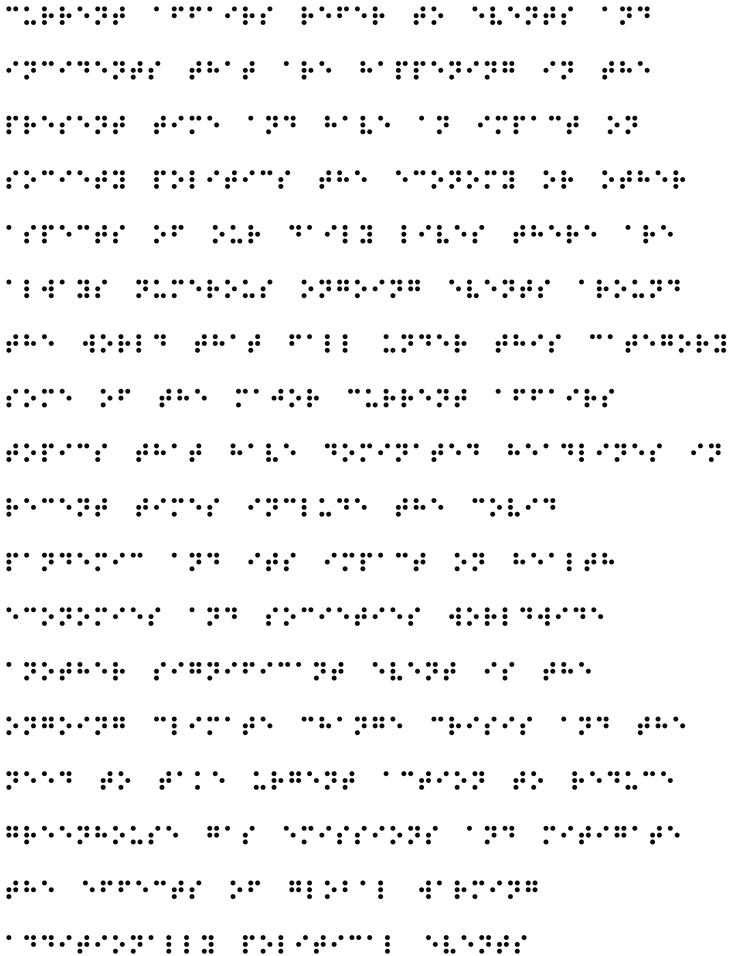
#> input picture Braille/Braille.png, 738 x 956 px, shrunk from 2700 x 3500 before the run
$ python BraileDecryption.py
#> lines starting #> are read from the running program, lines starting #| are printed output that depends on the picture; after the words box and inside, x2 and y2 are one past the last pixel; in counts of white or black regions, pixels touching at a corner belong together
### Braille/Connected_Component_Analysis.py
import numpy as np
import cv2


def connectivity(image):

    cv2.imshow('Segment', image)
    cv2.waitKey()
    # Define Equivalency Dictionary
    equiv_dict = {}
    # Initialize the label counter
    label_count = 1
    # Create a Label Matrix of the same size as the Threshold Image
    labels = np.zeros_like(image, dtype=np.uint32)

    # FIRST PASS: Label the Pixels in Vset with a Temporary Label
    for i in range(image.shape[0]):
        for j in range(image.shape[1]):

            if image[i][j] == 0:
                continue

            # List of Neighbours
            neighbors = []

            # Left Neighbour
            if j > 0:
                neighbors.append(labels[i][j - 1]) if labels[i][j - 1] > 0 else None
            # Top Neighbour
            if i > 0:
                neighbors.append(labels[i - 1][j]) if labels[i - 1][j] > 0 else None
            # Top Left Neighbour
            if i > 0 and j > 0:
                neighbors.append(labels[i - 1][j - 1]) if labels[i - 1][j - 1] > 0 else None
            # Top Right Neighbour
            if i > 0 and j < image.shape[1] - 1:
                neighbors.append(labels[i - 1][j + 1]) if labels[i - 1][j + 1] > 0 else None

            # If NO neighbors have labels, Assign a New label and Add it to the Equivalency Dictionary
            if len(set(neighbors)) == 0:
                labels[i][j] = label_count
                equiv_dict[label_count] = {label_count}
                label_count += 1

            # If there is ONLY ONE Neighbor with a label, Assign that label to the Current Pixel
            elif len(set(neighbors)) == 1:
                labels[i][j] = neighbors[0]

            # If there are MULTIPLE Neighbors with Distinct labels, Assign the Minimum label to the Current Pixel
            else:
                min_label = min(set(neighbors))
                labels[i][j] = min_label

                # Update the Equivalency Dictionary with the new mapping
                for el in set(neighbors):
                    if el != min_label:
                        equiv_dict.setdefault(min_label, set()).add(el)
                        equiv_dict.setdefault(el, set()).add(min_label)

    # SECOND PASS: Re-Label the Connected Components using the Equivalency Dictionary
    unique_labels = np.unique(labels)
    for label in unique_labels[1:]:
        # Find the Representative Label for this Connected Component
        rep = label
        while True:
            if min(equiv_dict[rep]) < rep:
                rep = min(equiv_dict[rep])
            else:
                break

        # Assign the Representative Label to ALL Pixels in the Connected Component
        labels[labels == label] = rep

    return labels


def calculate_centroid(img):
    # Calculate the Moments of the Image
    m00 = np.sum(img)
    m10 = np.sum(np.multiply(img, np.arange(img.shape[1]).reshape((1, -1))))
    m01 = np.sum(np.multiply(img, np.arange(img.shape[0]).reshape((-1, 1))))

    # Calculate the Centroid Coordinates
    if m00 != 0:
        x = int(m10 / m00)
        y = int(m01 / m00)
        return y, x
    else:
        return None

### Braille/Grouping.py
from math import dist
import math


def min_distance(arr):
    """Calculate Minimum - Vertical / Horizontal / Diagonal - Distances between Pixels"""
    min_horizontal = float('inf')
    min_vertical = float('inf')
    min_diagonal = float('inf')

    for i in range(len(arr)):
        for j in range(i + 1, len(arr)):
            # Horizontal distance
            if arr[i][0] == arr[j][0]:
                distance = abs(arr[i][1] - arr[j][1])
                min_horizontal = min(min_horizontal, distance)

            # Vertical distance
            elif arr[i][1] == arr[j][1]:
                distance = abs(arr[i][0] - arr[j][0])
                min_vertical = min(min_vertical, distance)

            # Diagonal distance
            elif abs(arr[i][0] - arr[j][0]) == abs(arr[i][1] - arr[j][1]):
                distance = dist(arr[i], arr[j])
                min_diagonal = min(min_diagonal, distance)

    max_vertical = min_vertical * 2
    max_diagonal = math.sqrt(max_vertical ** 2 + min_vertical ** 2)
    return min_horizontal, min_vertical, min_diagonal, max_vertical, max_diagonal


def row_wise(arr: list[tuple[int, int]]):
    """Grouping the Dots for Every 3 Rows (Makes a Line of Braille Code)"""
    lines = []
    count = 1
    prev = arr[0][0]
    start = 0
    for i in range(len(arr)):
        if arr[i][0] > prev:
            count += 1
            prev = arr[i][0]
        if count > 3:
            group = arr[start:i]
            lines.append(group)
            count = 1
            start = i
            prev = arr[i][0]
        if i == len(arr) - 1:
            group = arr[start:i+1]
            lines.append(group)

    return lines


def column_wise(arr: list[tuple[int, int]]):
    """Grouping the Lines for Every 2 Adjacent Columns (Makes a Character of Braille Code)"""
    min_hor, min_ver, min_dia, max_ver, max_dia = min_distance(arr)
    groups = {}
    # Compare ALL Tuples
    for i in range(len(arr)):
        for j in range(i + 1, len(arr)):
            # Chessboard Distance Between 2 points
            distance = math.sqrt((arr[j][0] - arr[i][0]) ** 2 + (arr[j][1] - arr[i][1]) ** 2)
            if i not in groups and arr[i] != (0, 0):
                groups[i] = set()
                groups[i].add(arr[i])
            # If Distance Satisfies the Criteria to be in the same 3x2 Matrix
            if distance == min_ver or distance == max_ver or distance == min_dia or distance == max_dia:
                if j not in groups[i]:
                    groups[i].add(arr[j])
                    arr[j] = (0, 0)

    return groups


def find_char(s: set, min_ver: float, min_dia: float, max_ver: float, max_dia: float):
    """Find the English Alphabet Corresponding to Each Group"""
    if len(s) == 1:
        return 'a'

    if len(s) == 2:
        sec = s.pop()
        fir = s.pop()
        if dist(fir, sec) == min_ver:
            return 'c' if fir[0] == sec[0] else 'b'
        if dist(fir, sec) == min_dia:
            return 'e' if (fir[0] > sec[0] and fir[1] > sec[1]) or (fir[0] < sec[0] and fir[1] < sec[1]) else 'i'

        return 'k'

    if len(s) == 3:
        thi = s.pop()
        sec = s.pop()
        fir = s.pop()
        if fir[1] == sec[1] == thi[1]:
            return 'l'
        if dist(fir, sec) == min_ver and dist(fir, thi) == min_dia:
            if sec[1] == thi[1]:
                return 'd'
            elif fir[1] == sec[1]:
                return 'h'
        if dist(fir, sec) == dist(fir, thi) == min_ver:
            return 'f'
        if dist(fir, sec) == min_dia and dist(fir, thi) == min_ver:
            return 'j'
        if dist(fir, sec) == min_ver and dist(fir, thi) == max_ver:
            return 'm'
        if dist(fir, sec) == min_dia and dist(fir, thi) == max_ver:
            return 'o'
        if dist(fir, sec) == min_dia and dist(fir, thi) == max_dia:
            return 's'
        if dist(fir, sec) == max_ver and dist(fir, thi) == max_dia:
            return 'u'

    if len(s) == 4:
        fou = s.pop()
        thi = s.pop()
        sec = s.pop()
        fir = s.pop()
        if fir[1] == thi[1] and sec[1] == fou[1]:
            if dist(fir, thi) == dist(sec, fou) == min_ver:
                if sec[0] == thi[0]:
                    return 't'
                else:
                    return 'g'
            elif dist(fir, thi) == dist(sec, fou) == max_ver:
                return 'x'
        if fir[1] == fou[1] and sec[1] == thi[1] and dist(fir, sec) == min_ver and dist(thi, fou) == min_dia:
            return 'n'
        if fir[1] == thi[1] == fou[1]:
            if dist(fir, sec) == min_ver:
                return 'p'
            elif dist(fir, sec) == min_dia:
                return 'w'
        if fir[1] == sec[1] == fou[1]:
            return 'r'
        if fir[1] == sec[1] == thi[1]:
            return 'v'

        return 'z'

    if len(s) == 5:
        fif = s.pop()
        fou = s.pop()
        thi = s.pop()
        sec = s.pop()
        fir = s.pop()
        if sec[1] == thi[1] == fif[1]:
            return 'y'
        elif fir[1] == thi[1] == fif[1]:
            return 'q'

    return '-'

### Braille/BraileDecryption.py
import numpy as np
import cv2
import Connected_Component_Analysis
import Grouping

# Read the Image in Grayscale Format
image = cv2.imread('Braille.png', cv2.IMREAD_GRAYSCALE)
#> image is the input picture: shape (956, 738); min 0, max 255, mean 244.5
print('\nImage Resolution:', image.shape)
#| Image Resolution: (956, 738)
# Display the Image
cv2.imshow('Braille', image)
cv2.waitKey()

# Find the Maximum & Minimum Pixel Values
max_val = np.max(image)
#> max_val = 255
min_val = np.min(image)
#> min_val = 0
print('Minimum Pixel Value:', min_val)
#| Minimum Pixel Value: 0
print('Maximum Pixel Value:', max_val)
#| Maximum Pixel Value: 255
# Set a Threshold Value
threshold = ((max_val - min_val) // 2) + 10
#> threshold = 137
print('Threshold Value:', threshold)
#| Threshold Value: 137
# Set Vset as the Maximum Value
vset = max_val
#> vset = 255

# Set a Binary Value for the Image
binary = np.zeros_like(image)
binary[image < threshold] = vset
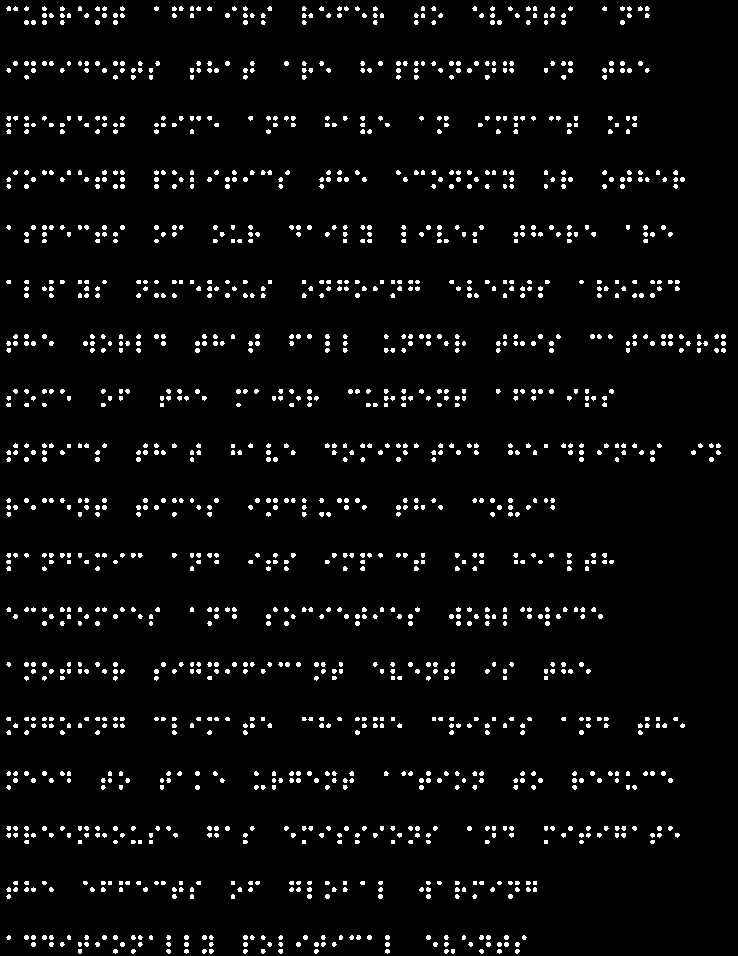
#> binary: shape (956, 738); 4.2% white; 1553 white regions (1130 under 20 px), largest, box (x1, y1, x2, y2) and area: (42, 13, 47, 18) 21, (102, 13, 107, 18) 21, (113, 13, 118, 18) 21
cv2.imwrite('Braille_Binary.png', binary)
print('\n[ Binary Image Saved! ]')

# Find the Connected Components in the Binary Image
labels = Connected_Component_Analysis.connectivity(binary)
#> after the loop in connectivity, `for i in range(image.shape[0]):`:
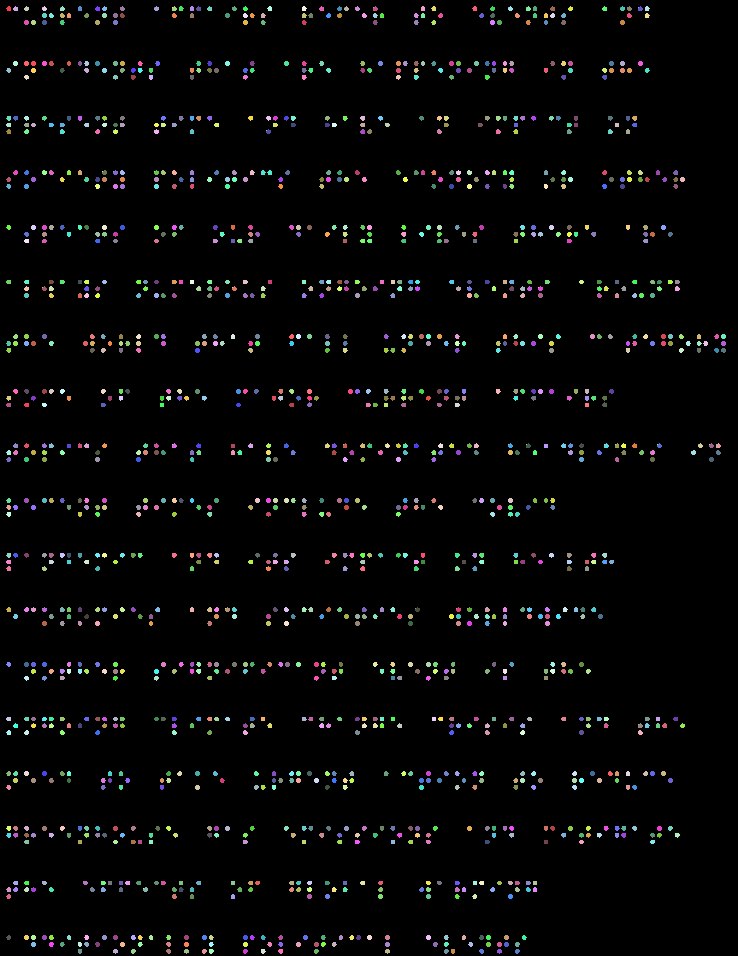
#> labels: shape (956, 738) uint32; 1638 distinct labels, from 0 to 1637; one colour per label, 0 black
#> after the loop in connectivity, `for label in unique_labels[1:]:`: labels: shape (956, 738) uint32; 1554 distinct labels, from 0 to 1637

# Initialize an Image to Represent the Centre Points
image_centroids = np.zeros_like(binary)

# Flatten the Label Matrix
labels_arr = labels.flatten()
# Extract unique elements from the Label Matrix
unique_elements = np.unique(labels_arr)
#> unique_elements = 1554 values from 0 to 1637
# Remove the Background Label
unique_elements = unique_elements[1:]
#> unique_elements = 1553 values from 1 to 1637
# Total Number of Raised Dots
print('\nNumber of Dots: ', len(unique_elements))
#| Number of Dots:  1553

# Array to Store the Centroids
centroids = []
# Iterate over the components and calculate their centroids
for u in unique_elements:
    component_img = np.zeros_like(binary)
    component_img[labels == u] = 255
    (y, x) = Connected_Component_Analysis.calculate_centroid(component_img)
    centroids.append((int(y), int(x)))
    image_centroids[y, x] = 255
#> this loop made 1553 passes
#> (m00 in calculate_centroid, m10 in calculate_centroid, m01 in calculate_centroid, x, y) on passes 1 to 3: (4845, 40545, 39780, 8, 8), (4845, 73695, 40545, 15, 8), (4590, 119850, 37995, 26, 8)
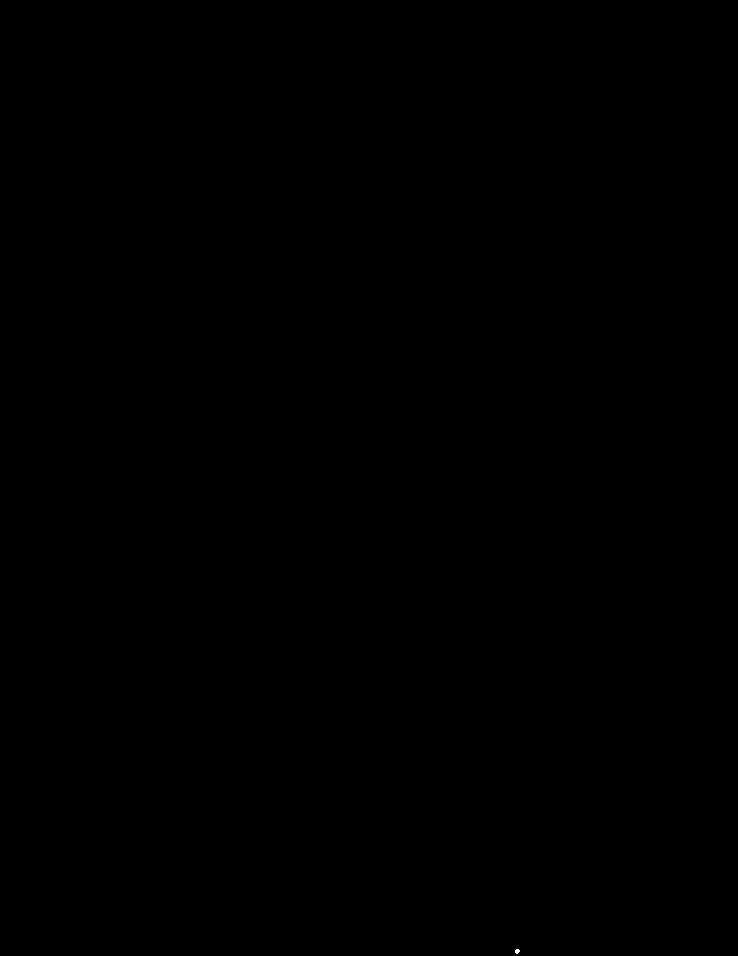
#> component_img: shape (956, 738); 0% white; 1 white region (1 under 20 px)
#> image_centroids: shape (956, 738); 0.22% white in thin lines or dots
#> after the loop, centroids = 1553 pairs, first value 8 to 950, second value 8 to 723
    # print(f"Centroid of component {u}: {y, x}")

cv2.imwrite('Braille_Centroids.png', image_centroids)
print('\n[ Centroids Image Saved! ]')
cv2.imshow('Centroids', image_centroids)
cv2.waitKey()

print(f'\nNumber of Centroids: {len(centroids)} (Confirmation)')
#| Number of Centroids: 1553 (Confirmation)

lines = Grouping.row_wise(centroids)
#> in row_wise, `prev = arr[0][0]`: prev = 8
#> the loop in row_wise, `for i in range(len(arr)):` made 1553 passes
#> prev on passes 39, 72, 90, 130, 131, 165, 178, 216, 242, 258, 298, 334: 15, 22, 63, 69, 70, 76, 117, 124, 131, 172, 179, 185
#> after the loop in row_wise, `for i in range(len(arr)):`: count = 1; lines = 22 items; prev = 950; start = 1536
#> lines = 22 items
min_hor, min_ver, min_dia, max_ver, max_dia = Grouping.min_distance(lines[0])
#> the loop in min_distance, `for i in range(len(arr)):` made 89 passes
#> min_hor = 6; min_ver = 7; min_dia = 9.9; max_ver = 14; max_dia = 15.65
count = 0
STRING = ''
for sublist in lines:
    count += 1
    groups = Grouping.column_wise(sublist)
    groups = {k: sorted(v, key=lambda x: (x[0], x[1])) for k, v in groups.items()}
    print(f"\nLINE: {count}")
    for index, group in enumerate(groups.values()):
        print(f"Group {index}: {group}")
        ch = Grouping.find_char(group, min_ver, min_dia, max_ver, max_dia)
        STRING += ch

    STRING += ' '
#> this loop made 22 passes
#> (count, min_hor in column_wise, min_ver in column_wise) on pass 1: (1, 6, 7)
#> (printed output is left out)

print('\nEnglish:', STRING)

with open('Algorithm Output.txt', 'w') as file:
    file.write(STRING)
